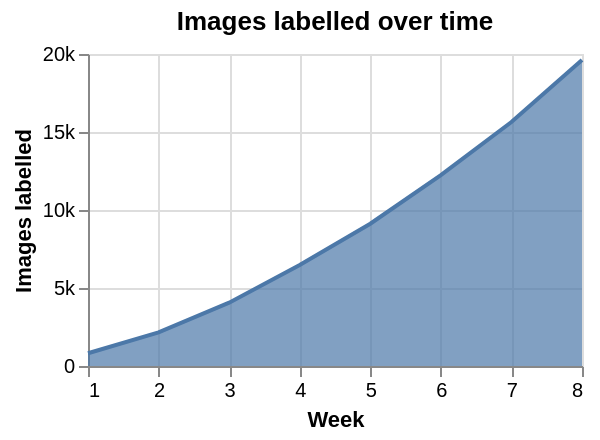

Here is the Vega-Lite specification saved for this chart:
### Vega-Lite specification from a JSON file in a GitHub repository (floating-point values rounded to 4 significant figures)
{"$schema": "https://vega.github.io/schema/vega-lite/v6.json", "width": "container", "height": 220, "data": {"values": [{"week": 1, "images": 820}, {"week": 2, "images": 2160}, {"week": 3, "images": 4060}, {"week": 4, "images": 6470}, {"week": 5, "images": 9120}, {"week": 6, "images": 12240}, {"week": 7, "images": 15640}, {"week": 8, "images": 19620}]}, "mark": {"type": "area", "line": true}, "encoding": {"x": {"field": "week", "type": "quantitative", "title": "Week", "axis": {"tickMinStep": 1}}, "y": {"field": "images", "type": "quantitative", "title": "Images labelled", "axis": {"format": "~s", "labelExpr": "datum.value === 0 ? '0' : datum.label"}}}, "autosize": {"type": "fit", "contains": "padding", "resize": true}, "title": "Images labelled over time", "description": "Synthetic example data for chart design, not AIS measurements or model benchmarks."}
